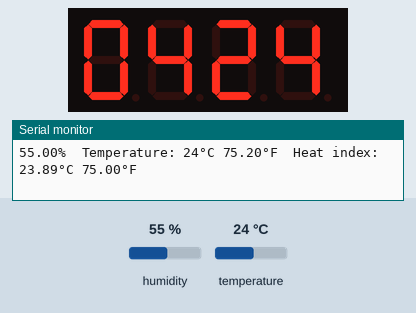
Bench run of a sketch on a simulated Arduino Uno, built with avr-gcc and run on an emulated ATmega328P. Shown: 4-digit seven-segment display, the last lines printed to the serial monitor. The inputs (shaded band) are chosen by the test bench; at power-on: temperature 24 °C, humidity 55 %.

Above: at 10.9 s.
11.0 s: temperature set to 12 °C
At 18.6 s:
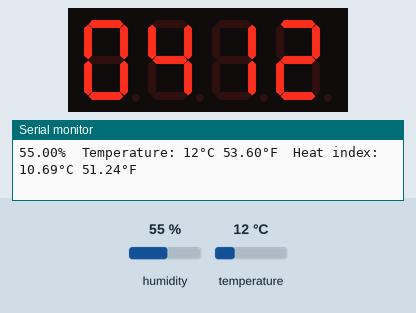
20.1 s: temperature set to 19 °C
At 26.8 s:
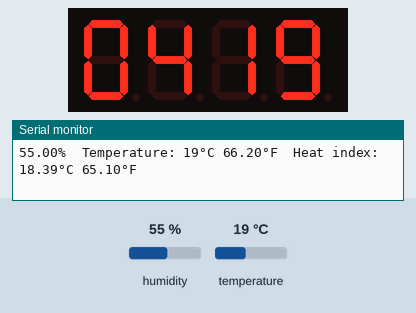
29.2 s: temperature set to 28 °C
At 35.2 s:
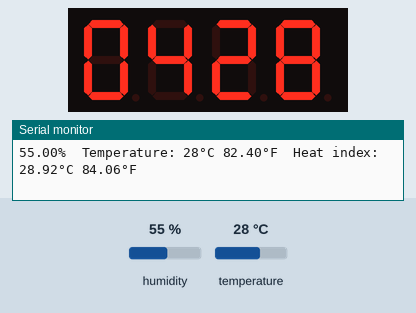
Timing chart, 0 to 36.7 s (numbered marks = the images above; inputs shaded):
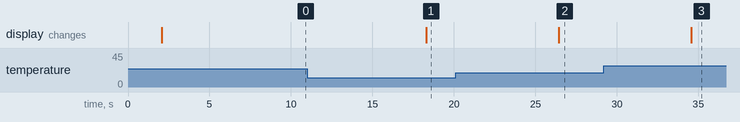

Measured:
- after the input at 11.0 s, the display: changes after 7.3 s (image 1)
- after the input at 20.1 s, the display: changes after 6.3 s (image 2)
- after the input at 29.2 s, the display: changes after 5.4 s (image 3)

The sketch:

DHTtester_3.ino
```cpp
// Example testing sketch for various DHT humidity/temperature sensors
// Written by ladyada, public domain

// REQUIRES the following Arduino libraries:
// - DHT Sensor Library: https://github.com/adafruit/DHT-sensor-library
// - Adafruit Unified Sensor Lib: https://github.com/adafruit/Adafruit_Sensor

#include "DHT.h"
#include "TM1637.h"
#define DHTPIN 2  // Digital pin connected to the DHT sensor
// Feather HUZZAH ESP8266 note: use pins 3, 4, 5, 12, 13 or 14 --
// Pin 15 can work but DHT must be disconnected during program upload.

// Uncomment whatever type you're using!
#define DHTTYPE DHT11   // DHT 11
//#define DHTTYPE DHT22   // DHT 22  (AM2302), AM2321
//#define DHTTYPE DHT21   // DHT 21 (AM2301)

#define CLK 10
#define DIO 9
int i,m,n;

// Connect pin 1 (on the left) of the sensor to +5V
// NOTE: If using a board with 3.3V logic like an Arduino Due connect pin 1
// to 3.3V instead of 5V!
// Connect pin 2 of the sensor to whatever your DHTPIN is
// Connect pin 4 (on the right) of the sensor to GROUND
// Connect a 10K resistor from pin 2 (data) to pin 1 (power) of the sensor

// Initialize DHT sensor.
// Note that older versions of this library took an optional third parameter to
// tweak the timings for faster processors.  This parameter is no longer needed
// as the current DHT reading algorithm adjusts itself to work on faster procs.
DHT dht(DHTPIN, DHTTYPE);
TM1637 tm1637(CLK,DIO);
void setup() {
  Serial.begin(9600);
  Serial.println(F("DHTxx test!"));

  dht.begin();
  tm1637.init();
  tm1637.point(0);
  tm1637.set(BRIGHT_TYPICAL);
}

void loop() {
  // Wait a few seconds between measurements.
  delay(2000);

  // Reading temperature or humidity takes about 250 milliseconds!
  // Sensor readings may also be up to 2 seconds 'old' (its a very slow sensor)
  float h = dht.readHumidity();
  // Read temperature as Celsius (the default)
 int t = dht.readTemperature();
  // Read temperature as Fahrenheit (isFahrenheit = true)
  float f = dht.readTemperature(true);

  // Check if any reads failed and exit early (to try again).
  if (isnan(h) || isnan(t) || isnan(f)) {
    Serial.println(F("Failed to read from DHT sensor!"));
    return;
  }

  // Compute heat index in Fahrenheit (the default)
  float hif = dht.computeHeatIndex(f, h);
  // Compute heat index in Celsius (isFahreheit = false)
  float hic = dht.computeHeatIndex(t, h, false);

 // Serial.print(F("Humidity: "));
  Serial.print(h);
  Serial.print(F("%  Temperature: "));
  Serial.print(t);
  Serial.print(F("°C "));
  Serial.print(f);
  Serial.print(F("°F  Heat index: "));
  Serial.print(hic);
  Serial.print(F("°C "));
  Serial.print(hif);
  Serial.println(F("°F"));
  m=t%10;
  n=t/10%10;
 for (i = 1; i < 5; i++){
    tm1637.display(0,0);
    tm1637.display(1,4);
    tm1637.display(2,n);
    tm1637.display(3,m);
    delay(1500);
  }

}
```

blink.cpp
```cpp
#include <Arduino.h>
#include <blink.h>

Blink::Blink(int pin){
	pinMode(pin,OUTPUT);
	pinNumber = pin;
}

void Blink::blink(bool value){
	if(value == true){
	digitalWrite(pinNumber,HIGH);
	delay(1000);
	digitalWrite(pinNumber,LOW);
	delay(1000);
	}
	else{
	digitalWrite(pinNumber,LOW);
	}
}

void Blink::blink(bool value, int blinkLength){
	if(value == true){
	for(int a=0;a<=255;a++){
	analogWrite(pinNumber,a);
    delay(blinkLength);
	}
	for(int a=255;a>=0;a--){
	analogWrite(pinNumber,a);
    delay(blinkLength);
	}
	}else{
	digitalWrite(pinNumber,LOW);
	}
}

void Blink::blink(bool value, int blinkLength, int blinkLoops){
	if(value == true){
for(int i=blinkLoops;i>=0;i--){
analogWrite(pinNumber,i);
delay(blinkLength);
}
for (int i=0;i<=blinkLoops;i++){
analogWrite(pinNumber,i);
delay(blinkLength);
}
}else{
digitalWrite(pinNumber,LOW);
}
}

	
```

blink.h
```cpp
#ifndef Blink_h
#define Blink_h

#include <Arduino.h>

#define ON true
#define OFF false

class Blink
{
public:
    Blink(int pin);
	void blink(bool value);
	void blink(bool value, int blinkLength);
	void blink(bool value, int blinkLength, int blinkLoops);
private:
    uint8_t pinNumber;
};

#endif
```
